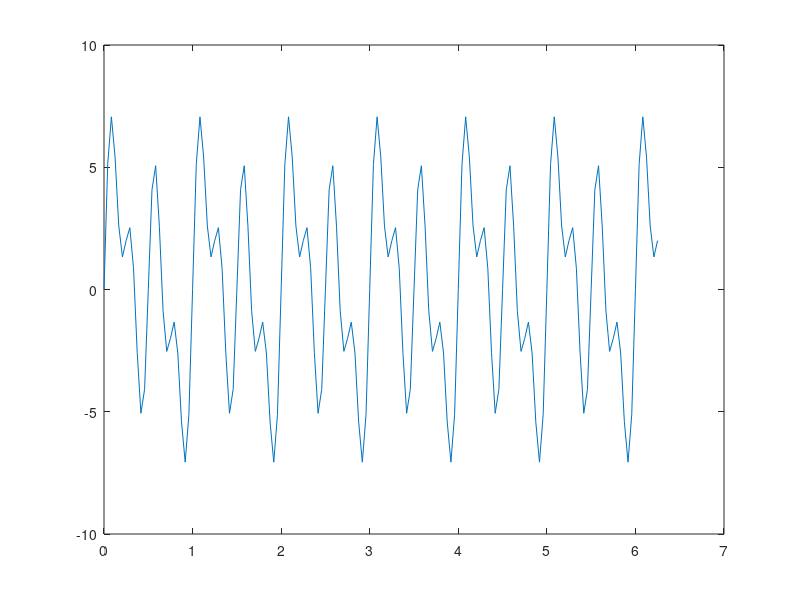
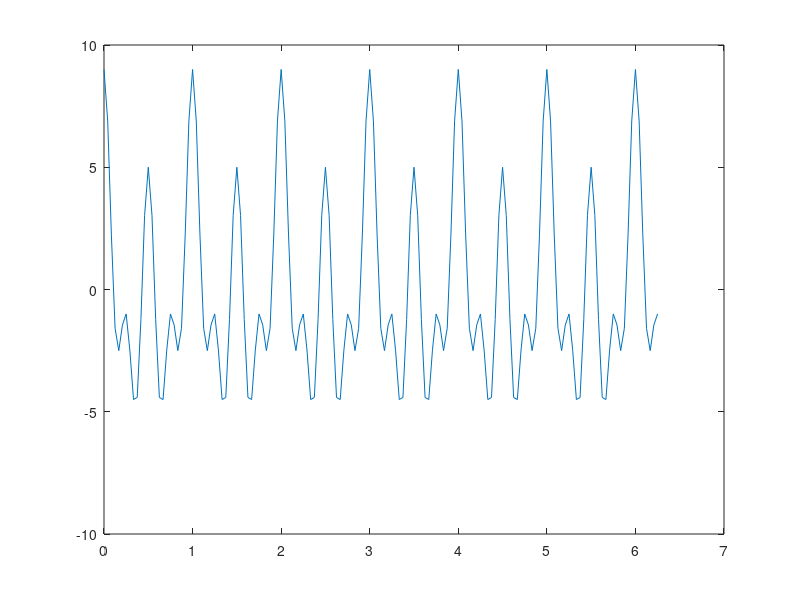
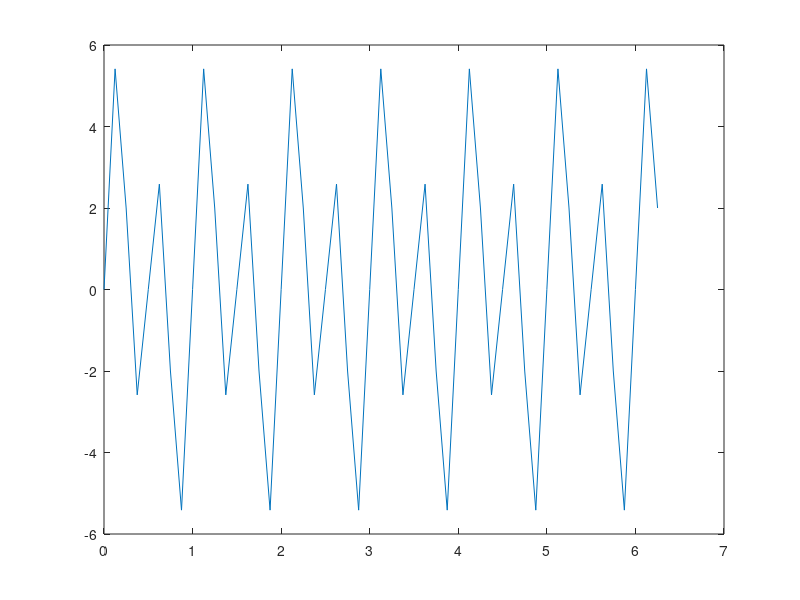
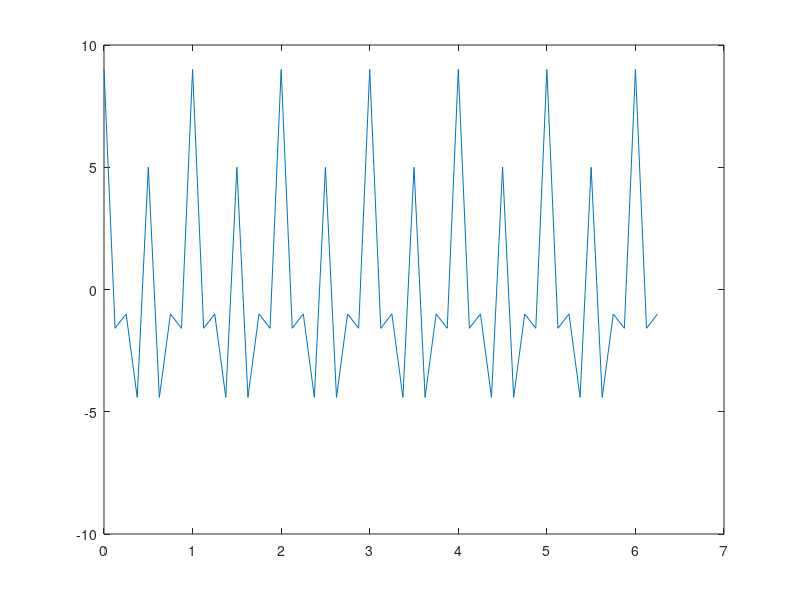

Source code (MATLAB) for these figures, in order:
% Project 1
% Course  : Bioinstrumentation
% Summary : To find the fourier transform of the data and compare the
%          frequecies when delta t is increased using graph.
clc;
clear all;
close all;


% According to sampling theorem The nyquist rate is 2*Fmax
% where Fmax is maximum frequency in the whole signal, i.e. 4 here both in
% y1 & y2

% therefore sampling frequency will be = 2x4=8 and t(delta_t here) should be <=1/8. 

% In first part delta_t should be 3 times smaller therefore t=1/24


t=0:1/24:2*pi; % i have taken range of t from  0 to 2*pi at 1/24 time intervals

y1 = 2*sin(2*pi*1*t) + 4*sin(2*pi*2*t) + 3*sin(2*pi*4*t);
y2 = 2*cos(2*pi*1*t) + 4*cos(2*pi*2*t) + 3*cos(2*pi*4*t);

figure;
plot(t,y1)
figure;
plot(t,y2)

%%%%%%%%%%%%%%%%%%%%%%%%%%%%%%%%%%%%%%%%%%%

% After increasing delta t %

t=0:1/8:2*pi; 

y1 = 2*sin(2*pi*1*t) + 4*sin(2*pi*2*t) + 3*sin(2*pi*4*t);
y2 = 2*cos(2*pi*1*t) + 4*cos(2*pi*2*t) + 3*cos(2*pi*4*t);

figure;
plot(t,y1)
figure;
plot(t,y2)

%%%  DIFFERENCE ANALYSIS IN GRAPHS  %%%
% 1. After increasing step size the no. of cycles in y1 is reduced.
% 2. Shape of the graph of y2 is a little changed

% Now again when t=1/24 %
% calculating fft of y1 and y2 %

t=0:1/24:2*pi;
y1 = 2*sin(2*pi*1*t) + 4*sin(2*pi*2*t) + 3*sin(2*pi*4*t);
y2 = 2*cos(2*pi*1*t) + 4*cos(2*pi*2*t) + 3*cos(2*pi*4*t);

L1=length(y1);
L2=length(y2);

Fs=1/24;

Nfft=2^nextpow2(L1); % Next power of 2 from length of y1 or y2
X1=fft(y1,Nfft);     %compute DFT using FFT
X2=fft(y2,Nfft);

fVa=Fs*(-Nfft/2:Nfft/2-1)/Nfft;

% For y1 %
figure;
plot(fVa,abs(X1),'b');	
title('Double Sided FFT of y1 ');	 	 
xlabel('Frequency(Hz)')		 
ylabel('|DFT Values|');
figure;
plot(fVa,unwrap(angle(X1)));
title('Phase plot ');	 	 
xlabel('Frequency (Hz)')		 
ylabel('Phase');

%For y2 %
figure;
plot(fVa,abs(X2),'b');	
title('Double Sided FFT of y2 ');	 	 
xlabel('Frequency(Hz)')		 
ylabel('|DFT Values|');
figure;
plot(fVa,unwrap(angle(X2)));
title('Phase plot ');	 	 
xlabel('Frequency (Hz)')		 
ylabel('Phase');
